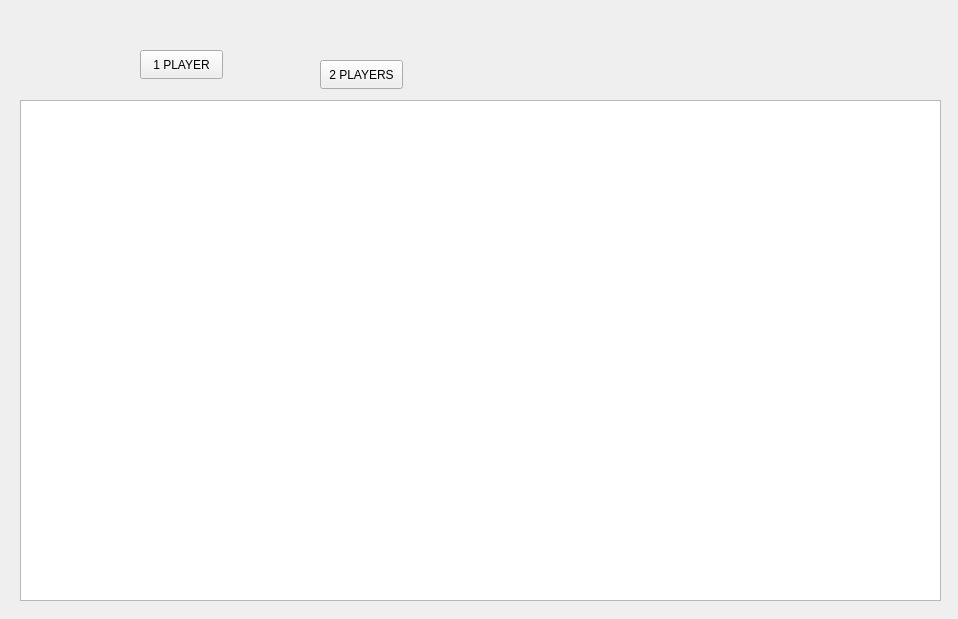
<?xml version="1.0" encoding="UTF-8"?>
<ui version="4.0">
 <class>Records</class>
 <widget class="QWidget" name="Records">
  <property name="geometry">
   <rect>
    <x>0</x>
    <y>0</y>
    <width>958</width>
    <height>619</height>
   </rect>
  </property>
  <property name="windowTitle">
   <string>Form</string>
  </property>
  <widget class="QPushButton" name="pushButton">
   <property name="geometry">
    <rect>
     <x>140</x>
     <y>50</y>
     <width>83</width>
     <height>29</height>
    </rect>
   </property>
   <property name="text">
    <string>1 PLAYER</string>
   </property>
  </widget>
  <widget class="QPushButton" name="pushButton_2">
   <property name="geometry">
    <rect>
     <x>320</x>
     <y>60</y>
     <width>83</width>
     <height>29</height>
    </rect>
   </property>
   <property name="text">
    <string>2 PLAYERS</string>
   </property>
  </widget>
  <widget class="QTableWidget" name="tableWidget">
   <property name="geometry">
    <rect>
     <x>20</x>
     <y>100</y>
     <width>921</width>
     <height>501</height>
    </rect>
   </property>
   <property name="focusPolicy">
    <enum>Qt::NoFocus</enum>
   </property>
   <property name="editTriggers">
    <set>QAbstractItemView::NoEditTriggers</set>
   </property>
  </widget>
 </widget>
 <resources/>
 <connections/>
</ui>
